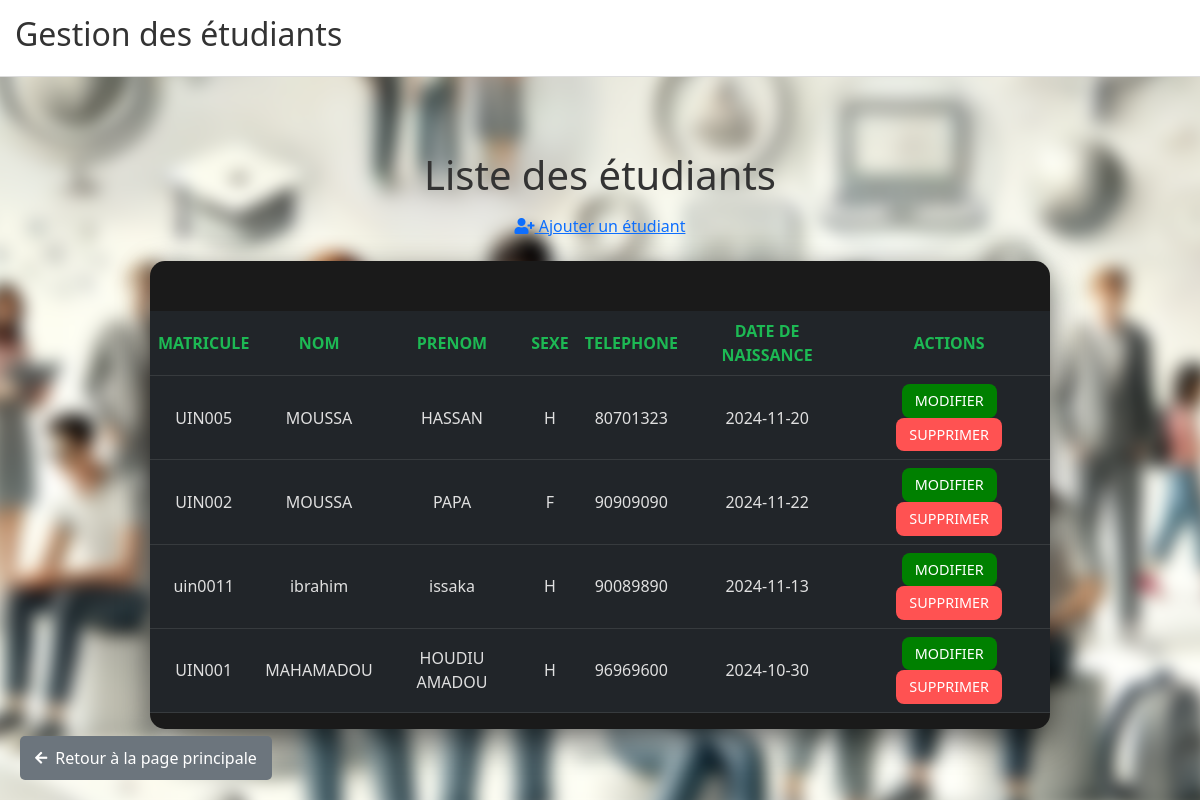
The app's page /views/Etudiant/liste.php with its own data.
### tables this page shows
CREATE TABLE `etudiant` (
  `id` int NOT NULL AUTO_INCREMENT,
  `matricule` varchar(20) NOT NULL,
  `nom` varchar(50) NOT NULL,
  `prenom` varchar(50) NOT NULL,
  `sexe` char(1) NOT NULL,
  `tel` varchar(15) NOT NULL,
  `ddn` date NOT NULL,
  PRIMARY KEY (`id`),
  UNIQUE KEY `matricule` (`matricule`)
);

### models/Provider.php (called while the page is built, shortened)
<?php
class Provider {
    private $host = 'localhost';
    private $dbName = "scolarite";
    private $user = "root";
    private $password = "";
    public function getConnection() {
        try {
            $con = new PDO("mysql:host=$this->host;dbname=$this->dbName;charset=utf8", $this->user, $this->password);
            $con->setAttribute(PDO::ATTR_ERRMODE, PDO::ERRMODE_EXCEPTION);
            return $con;
        } catch (PDOException $e) {
            echo "Erreur de connexion : " . $e->getMessage();
            return null;
        }
    }
}

### models/EtudiantService.php (called while the page is built, shortened)
<?php
require_once('Provider.php');
class EtudiantService
{
    private $connexion;
    function __construct()
    {
        $p = new Provider();
        $this->connexion = $p->getconnection();
    }
    public function getAll()
    {
        $requete = 'select * from etudiant order by matricule desc';
        $st = $this->connexion->query($requete);
        $etudiants = $st->fetchAll(PDO::FETCH_ASSOC);
        return $etudiants;
    }
}

### views/Etudiant/liste.php (the view, shortened to what this page needs)
<!DOCTYPE html>
<html lang="fr">
<head>
    <link href="https://cdn.jsdelivr.net/npm/bootstrap@5.3.0-alpha1/dist/css/bootstrap.min.css" rel="stylesheet">
    <link rel="stylesheet" href="https://cdnjs.cloudflare.com/ajax/libs/font-awesome/5.15.3/css/all.min.css">
    <link rel="stylesheet" href="style.css">
</head>
<body>
    <div class="navbar">
        <h2>Gestion des étudiants</h2>
    </div>
    <div class="container mt-5 pt-5">
        <h1 class="text-center">Liste des étudiants</h1>
        <div class="text-center mb-3">
            <a href="../../controllers/EtudiantCtrl.php?action=form" class="btn btn-link"><i class="fas fa-user-plus"></i> Ajouter un étudiant</a>
        </div>
        <div class="table-container">
            <table class="table table-hover table-dark">
                <thead>
                    <tr>
                        <th>MATRICULE</th>
                        <th>NOM</th>
                        <th>PRENOM</th>
                        <th>SEXE</th>
                        <th>TELEPHONE</th>
                        <th>DATE DE NAISSANCE</th>
                        <th>ACTIONS</th>
                    </tr>
                </thead>
                <tbody>
                    <?php
                        require_once('../../models/EtudiantService.php');
                        $etService = new EtudiantService();
                        $etudiants = $etService->getAll();
                        foreach($etudiants as $et):
                    ?>
                        <tr>
                            <td><?php echo $et['matricule']; ?></td>
                            <td><?php echo $et['nom']; ?></td>
                            <td><?php echo $et['prenom']; ?></td>
                            <td><?php echo $et['sexe']; ?></td>
                            <td><?php echo $et['tel']; ?></td>
                            <td><?php echo $et['ddn']; ?></td>
                            <td>
                                <a href="../../controllers/EtudiantCtrl.php?action=editForm&matricule=<?php echo $et['matricule']; ?>" class="btn btn-action btn-edit">MODIFIER</a>
                                <a href="../../controllers/EtudiantCtrl.php?action=delete&matricule=<?php echo $et['matricule']; ?>" class="btn btn-action btn-delete" onclick="return confirm('Êtes-vous sûr de vouloir supprimer cet étudiant ?')">SUPPRIMER</a>
                            </td>
                        </tr>
                    <?php endforeach; ?>
                </tbody>
            </table>
        </div>
        <div class="container my-3">
    <a href="../../index.php" class="btn-retour">
        <i class="fas fa-arrow-left"></i> Retour à la page principale
    </a>
</div>
    </div>
</body>
</html>

### views/Etudiant/style.css (style rules this page uses)
body { margin: 0; padding: 0; font-family: 'Segoe UI', Tahoma, Geneva, Verdana, sans-serif; color: #333; display: flex; justify-content: center; align-items: center; min-height: 100vh; position: relative; }
body::before { content: ''; position: fixed; top: 0; left: 0; width: 100%; height: 100%; background: url('image.png') no-repeat center center fixed; background-size: cover; z-index: -1; filter: blur(8px); transform: scale(1.05); }
.navbar { background-color: #fff; padding: 15px; border-bottom: 1px solid #ddd; position: fixed; width: 100%; top: 0; z-index: 10; }
.table-container { background-color: #1a1a1a; border-radius: 15px; width: 100%; max-width: 900px; box-shadow: 0 10px 30px rgba(0, 0, 0, 0.6); display: flex; flex-direction: column; align-items: center; justify-content: center; min-height: 10vh; padding-top: 50px; text-align: center; }
.table-container { margin: auto; }
.table th, .table td { vertical-align: middle; color: #e0e0e0; }
.table th { color: #1db954; }
.btn-action { font-size: 0.9rem; padding: 5px 12px; border-radius: 8px; color: white; transition: all 0.3s ease; }
.btn-edit { background-color: green; }
.btn-delete { background-color: #ff5252; }
.btn-retour { position: fixed; bottom: 20px; left: 20px; background-color: #6c757d; color: white; padding: 10px 15px; border-radius: 5px; text-decoration: none; display: inline-flex; align-items: center; gap: 8px; }
.btn-retour i { font-size: 14px; }

### records on screen
etudiant: matricule "UIN005", nom "MOUSSA", prenom "HASSAN", sexe "H", tel "80701323", ddn "2024-11-20"
etudiant: matricule "UIN002", nom "MOUSSA", prenom "PAPA", sexe "F", tel "90909090", ddn "2024-11-22"
etudiant: matricule "uin0011", nom "ibrahim", prenom "issaka", sexe "H", tel "90089890", ddn "2024-11-13"
etudiant: matricule "UIN001", nom "MAHAMADOU", prenom "HOUDIU AMADOU", sexe "H", tel "96969600", ddn "2024-10-30"
